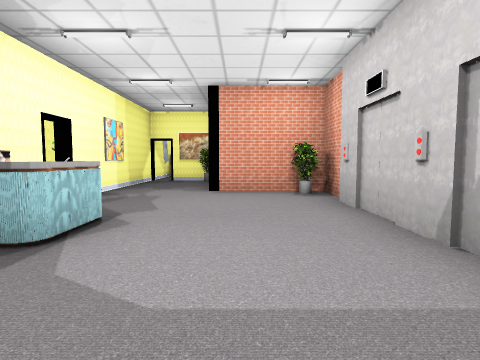
View 1 (above)

22 first-person views from a walk through a level from a Godot 3-D game. The camera is 1.5 m above the floor, tilts 4° down and sees 80° across. The floor is counted in squares, 2 m on a side. Each view is taken from the middle of a square. On the plan, view 1 faces up. The plan holds only what a view shows up to about 10 squares ahead; the rest is blank. Door leaves are left out where a doorway can be walked through. Some surface patterns are stand-ins.

View 2
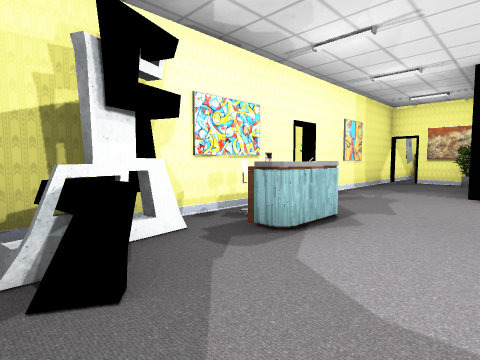

View 3
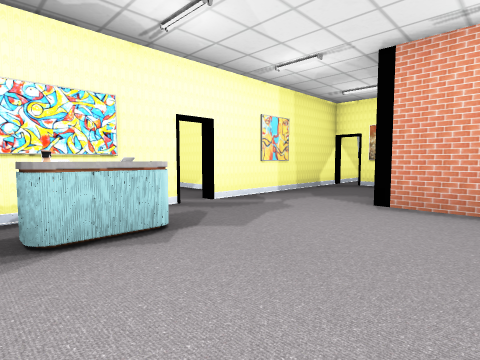

View 4
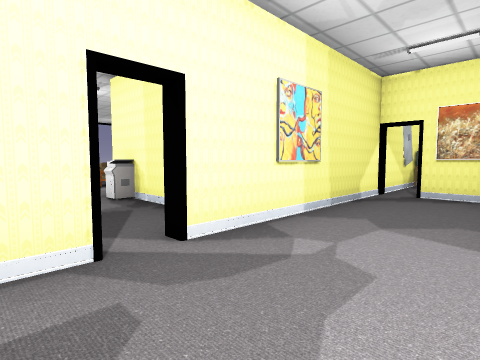

View 5
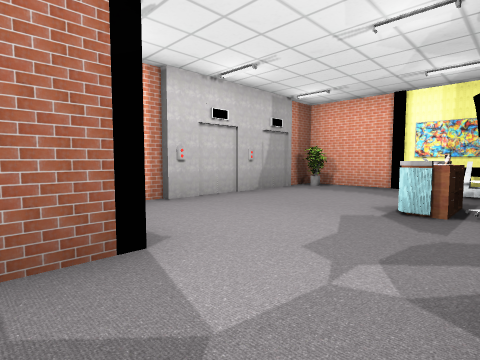

View 6
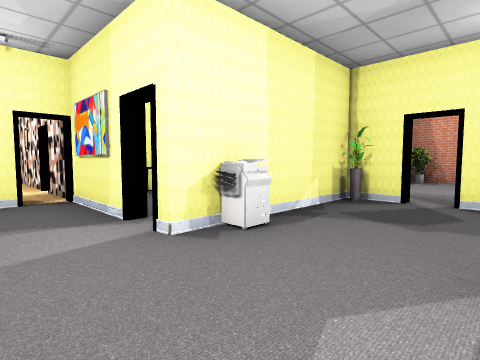

View 7
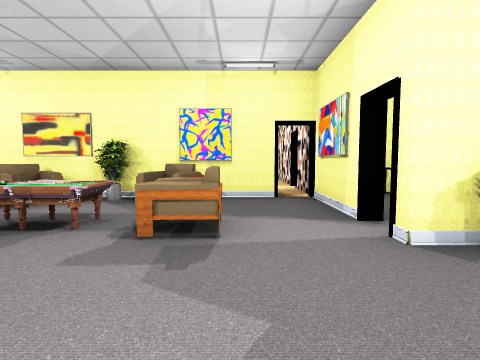

View 8
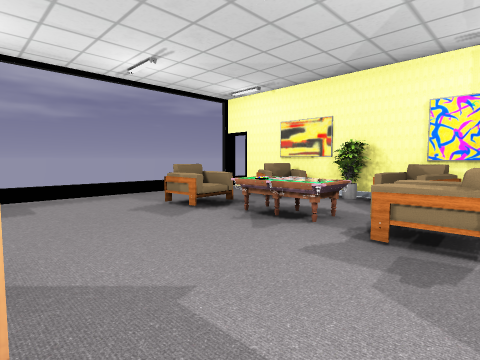

View 9
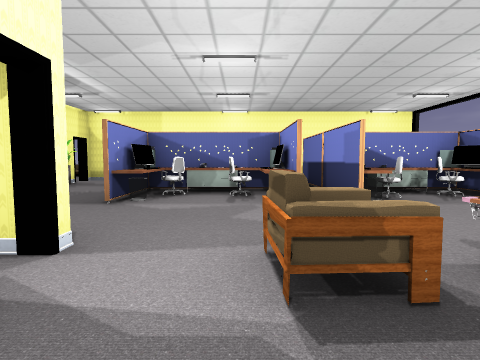

View 10
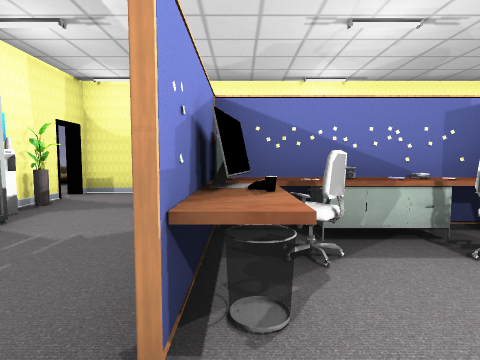

View 11
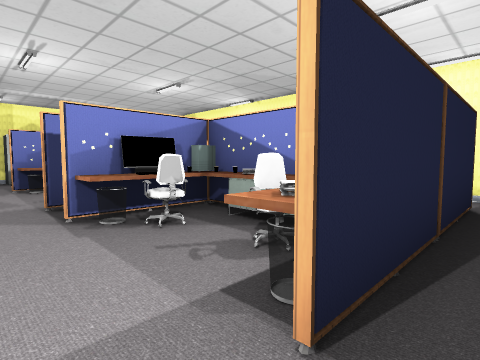

View 12
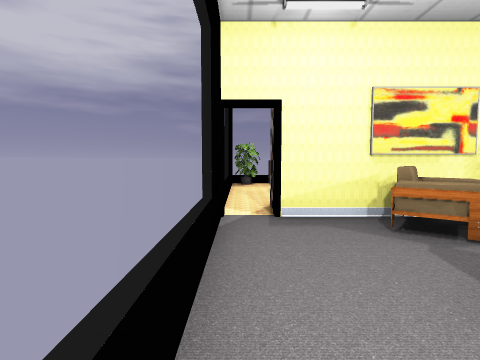

View 13
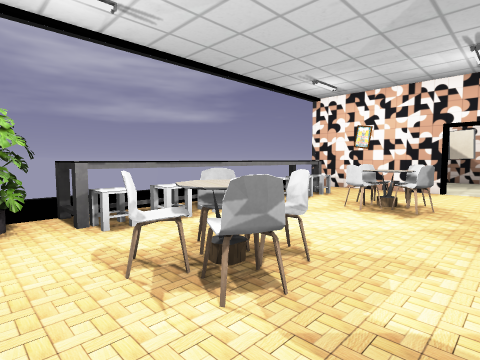

View 14
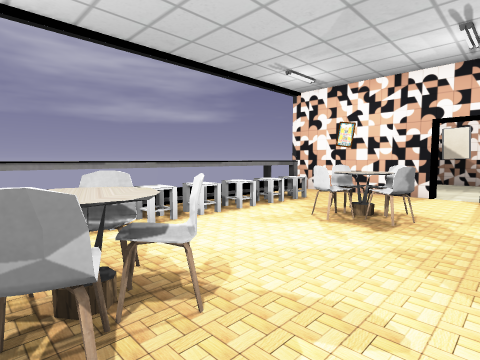

View 15
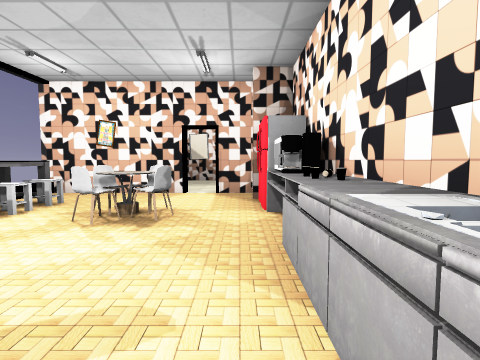

View 16
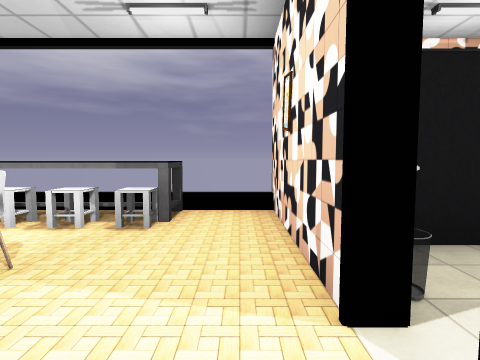

View 17
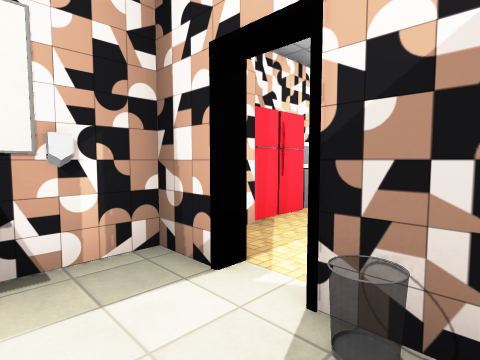

View 18
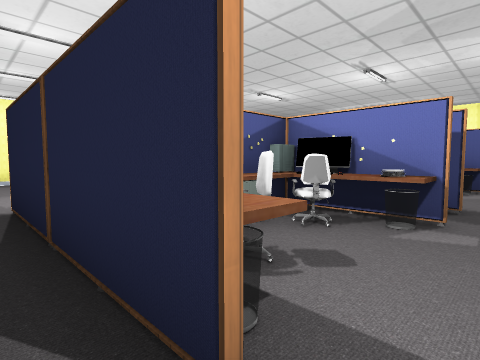

View 19
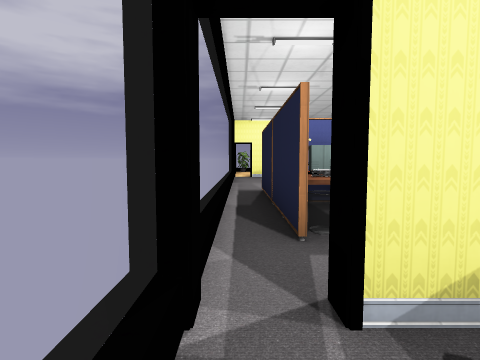

View 20
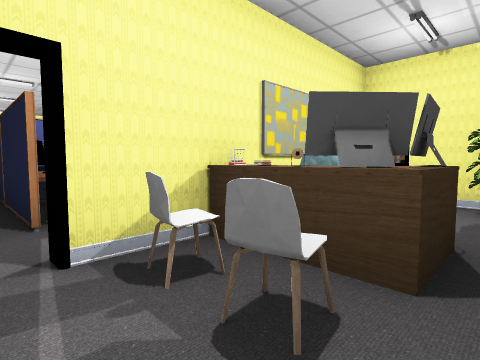

View 21
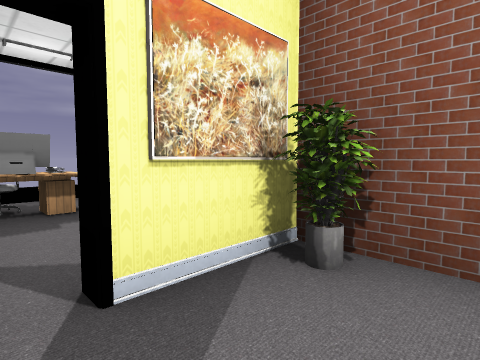

View 22
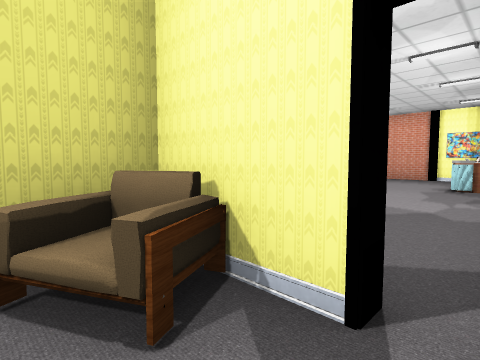

### Floor plan
Key: @ floor where view 1 was taken; # wall or solid block; . floor; / step, stairs or slope; D open door; ^ raised ledge; P plant; E elevator; S desk; C chair; R printer; A painting; T table; M monitor; L stool; I mirror; F fridge; B stall; O other object.
Columns run from 16 left of view 1 to 3 right of it. Each row starts with its distance up from view 1.
 16          #
 15  #^^^^^^.#
 14  /LLLLLL.#BBBCM
 13  /CC..C..O..I.S
 12  /CC..C.DD..I..#
 11  /.......O#I D#C
 10 #/#AOOOF. ^ #D.P#
  9  /.C.PC..#. #...#
  8  /.......#  #...#
  7  /.CTTC.DD###...###
  6  /.......R..O....P#
  5  /..........DD....EE
  4  /^..##..^..#.....#E
  3  .OCCM CCO..#OS...EE
  2  .O  OOO O..#.....#E
  1  .OCCM    ..O#^...#E
  0  .OC#O   #..O###@P#
 -1  .#      # #DD ####
 -2 #D.OA    #
 -3  .CMM.
 -4  .....

Where each view was taken, in squares from view 1:
view 1: 0 up, 0 right, facing up
view 2: 0 up, 0 right, facing up-left
view 3: 2 up, 1 right, facing up-left
view 4: 4 up, 1 left, facing up-left
view 5: 8 up, 3 left, facing down-right
view 6: 4 up, 9 left, facing up-right
view 7: 4 up, 9 left, facing up
view 8: 4 up, 9 left, facing up-left
view 9: 9 up, 9 left, facing down
view 10: 5 up, 7 left, facing down
view 11: 5 up, 15 left, facing down-right
view 12: 6 up, 15 left, facing up
view 13: 11 up, 15 left, facing up-right
view 14: 11 up, 14 left, facing up-right
view 15: 11 up, 14 left, facing right
view 16: 11 up, 8 left, facing up
view 17: 13 up, 6 left, facing down-left
view 18: 1 down, 15 left, facing up-right
view 19: 3 down, 15 left, facing up
view 20: 4 down, 15 left, facing up-right
view 21: 9 up, 3 left, facing up-right
view 22: 12 up, 3 left, facing down-right
